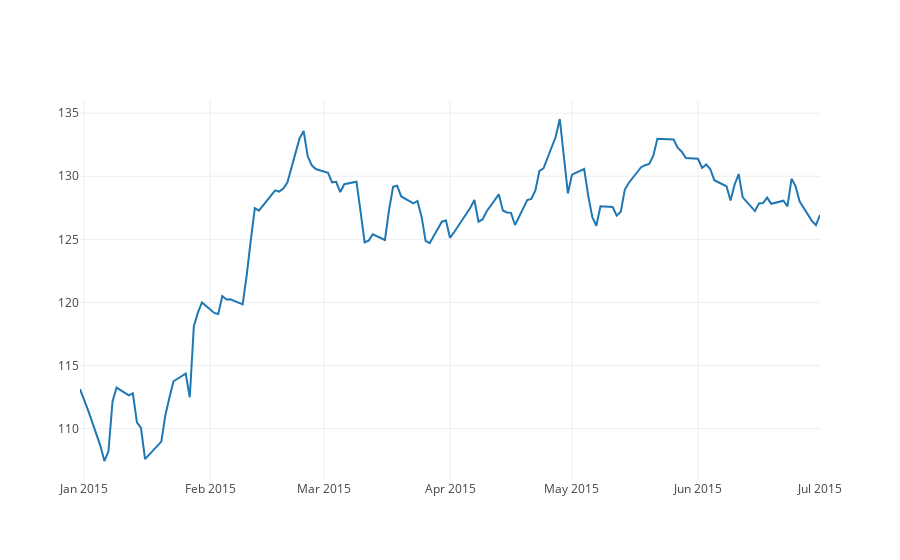

This figure's notebook cell:
### Markdown cell above
### Time Series Plot with ```datetime``` Objects

### Code cell
df = web.DataReader('aapl', 
                    'yahoo', 
                    datetime(2015, 1, 1),
                    datetime(2015, 7, 1))
data = [go.Scatter(x=df.index, y=df.High)]
plotly.offline.iplot(data)
